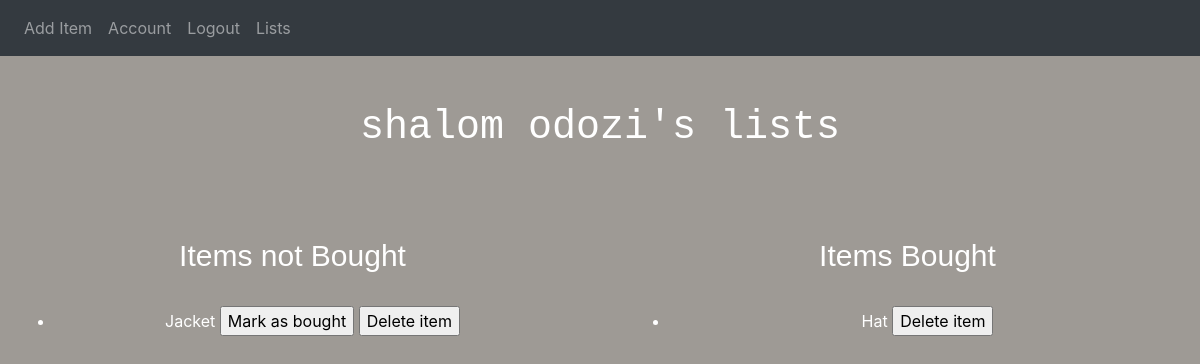
Before: /lists (signed in) with the older database file.
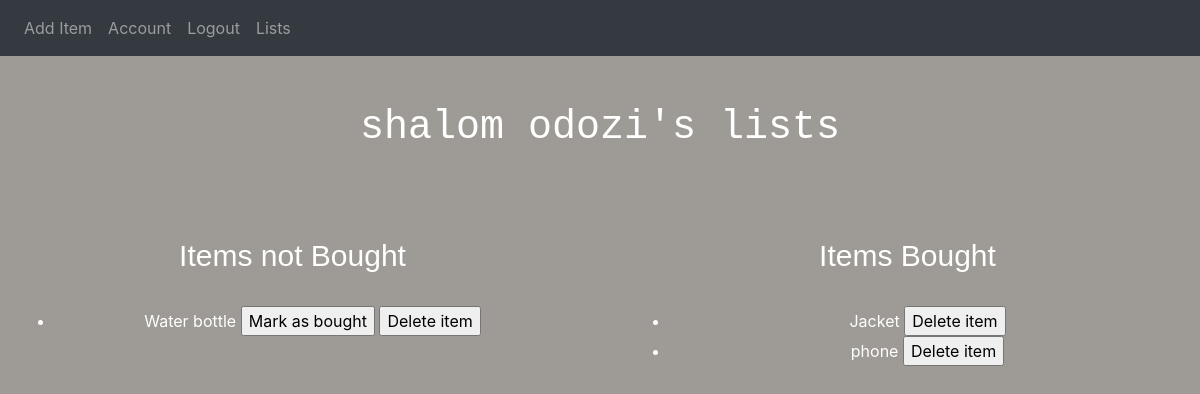
After: the same page with the newer database file.
### application/models.py (models this page shows, shortened)
class Users(db.Model, UserMixin):
	id = db.Column(db.Integer, primary_key=True)
	first_name = db.Column(db.String(30), nullable=False)
	last_name = db.Column(db.String(30), nullable=False)
	email = db.Column(db.String(150), nullable=False, unique=True)
	password = db.Column(db.String(50), nullable=False)
	lists = db.relationship('Shoppinglist', backref='creator', lazy=True)

class Shoppinglist(db.Model, UserMixin):
	id = db.Column(db.Integer, primary_key=True)
	text = db.Column(db.String(200), nullable=False)
	bought = db.Column(db.Boolean)
	user_id = db.Column(db.Integer, db.ForeignKey('users.id'), nullable=False)

### application/routes.py (the view)
@app.route('/lists')
@login_required
def lists():
 if current_user.is_authenticated:
  bought = Shoppinglist.query.filter_by(creator=current_user, bought=True).all()
  notbought = Shoppinglist.query.filter_by(creator=current_user, bought=False).all()
  return render_template('lists.html', title='Lists', bought=bought, notbought=notbought, creator=current_user)

### application/models.py (called while the page is built)
@login_manager.user_loader
def load_user(id):
	return Users.query.get(int(id))

### application/templates/lists.html (shortened to what this page needs)
{% extends "layout.html" %}
{% block body_content %}
<!DOCTYPE html>
<html lang="en">
<head>
<body>
	<br>
	<br>
<b><h1 style="font-size:40px; color:white;text-align:center;font-family: monospace;">{{ current_user.first_name}} {{ current_user.last_name }}'s lists</h1></b>
<br>
<br>
<div class="row">
	<div class="column margin:left"><h3 style="font-size:30px;text-align:center;font-family:Arial,sans-serif; color:white"> Items not Bought</h3>
	<br>
	<ul>
		{% for shoppinglist in notbought %}
		<li style="font-size:12pt; color:white;text-align:center">{{ shoppinglist.text }} <form action="{{ url_for('bought', id=shoppinglist.id) }}" style="display: inline">
         <input type="submit" value="Mark as bought">
     </form>
		<form action="{{ url_for('delete', id=shoppinglist.id) }}" style="display: inline">
         <input type="submit" value="Delete item"></form></li>
		{% endfor %}
	</ul>
</div>
	<br>
	<div class="column"><h3 style="font-size:30px;text-align:center;font-family:Arial,sans-serif;color:white;"> Items Bought</h3>
	<br>
	<ul>
		{% for shoppinglist in bought %}
		<li style="font-size:12pt;color:white;text-align:center;">{{ shoppinglist.text }}
		 <form action="{{ url_for('delete', id=shoppinglist.id) }}" style="display: inline">
         <input type="submit" value="Delete item"></form></li>
		{% endfor %}
	</div>
</div>
</body>
{% endblock body_content %}

### application/templates/layout.html (shortened to what this page needs)
<!DOCTYPE html>
<html lang="en">
<head>
  <link rel="stylesheet" href="https://maxcdn.bootstrapcdn.com/bootstrap/4.3.1/css/bootstrap.min.css">
</head>
<body>
	<nav class="navbar navbar-expand-sm bg-dark navbar-dark">
  <div class="collapse navbar-collapse" id="collapsibleNavbar">
    <ul class="navbar-nav">
			{% if current_user.is_authenticated %}
				<li class="nav-item"><a class="nav-link"href="{{ url_for('newitem') }}">Add Item</a></li>
				<li class="nav-item"><a class="nav-link"href="{{ url_for('account') }}">Account</a></li>
				<li class="nav-item"><a class="nav-link"href="{{ url_for('logout') }}">Logout</a></li>
				<li class="nav-item"><a class="nav-link"href="{{ url_for('lists') }}">Lists</a></li>
				{% else %}
				 	<li class="nav-item"><a class="nav-link" href="{{ url_for('home') }}">Home</a></li>
					<li class="nav-item"><a class="nav-link" href="{{ url_for('login') }}">Login</a></li>
				{% endif %}
			</ul>
		</div>
</nav>
{% block body_content %}
{% endblock %}
</body>
</html>

### application/templates/layout.html (style rules this page uses)
body { background-color: #9e9a95; }

### application/templates/lists.html (style rules this page uses)
.column { float: left; width: 50%; padding: 30px; }

Changed rows visible on the page:
removed Shoppinglist: text "Hat", shown under "Items Bought"
added Shoppinglist: text "Water bottle", shown under "Items not Bought"
changed Shoppinglist "Jacket": moves from the list under "Items not Bought" to the list under "Items Bought"
added Shoppinglist: text "phone", shown under "Items Bought"
